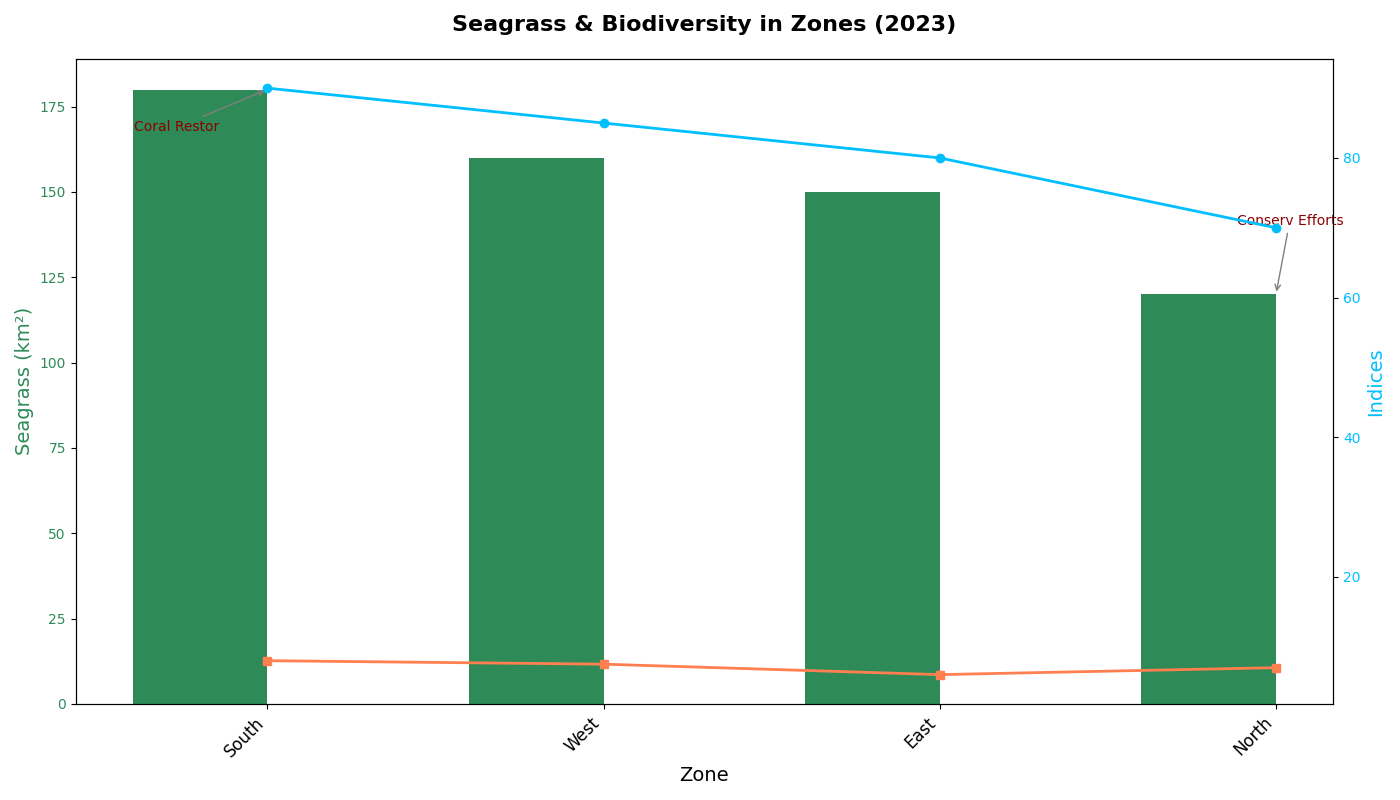

This figure's Python source:
import matplotlib.pyplot as plt
import numpy as np

zones = ['North', 'East', 'South', 'West']
seagrass_coverage_km2 = np.array([120, 150, 180, 160])
biodiversity_index = np.array([70, 80, 90, 85])
coral_reef_quality = np.array([7, 6, 8, 7.5])

# Sort data by seagrass_coverage_km2 in descending order
sorted_indices = np.argsort(seagrass_coverage_km2)[::-1]
zones = [zones[i] for i in sorted_indices]
seagrass_coverage_km2 = seagrass_coverage_km2[sorted_indices]
biodiversity_index = biodiversity_index[sorted_indices]
coral_reef_quality = coral_reef_quality[sorted_indices]

bar_width = 0.4

fig, ax1 = plt.subplots(figsize=(14, 8))
x_positions = np.arange(len(zones))

ax1.bar(x_positions - bar_width/2, seagrass_coverage_km2, bar_width, color='seagreen')

ax2 = ax1.twinx()
ax2.plot(x_positions, biodiversity_index, color='deepskyblue', lw=2, marker='o')
ax2.plot(x_positions, coral_reef_quality, color='coral', lw=2, marker='s')

annotations = {
    'North': ('Conserv Efforts', (10, 50)),
    'South': ('Coral Restor', (-65, -30)),
}

for zone, (text, offset) in annotations.items():
    if zone in zones:
        index = zones.index(zone)
        ax1.annotate(
            text,
            (x_positions[index], seagrass_coverage_km2[index]),
            xytext=offset, textcoords='offset points',
            arrowprops=dict(arrowstyle='->', color='grey'),
            ha='center', fontsize=10, color='darkred'
        )

ax1.set_title("Seagrass & Biodiversity in Zones (2023)", fontsize=16, fontweight='bold', pad=20)
ax1.set_xlabel("Zone", fontsize=14)
ax1.set_ylabel("Seagrass (km²)", fontsize=14, color='seagreen')
ax2.set_ylabel("Indices", fontsize=14, color='deepskyblue')

ax1.set_xticks(x_positions)
ax1.set_xticklabels(zones, rotation=45, ha='right', fontsize=12)
ax1.yaxis.set_tick_params(labelcolor='seagreen')
ax2.yaxis.set_tick_params(labelcolor='deepskyblue')

plt.tight_layout()

plt.show()
